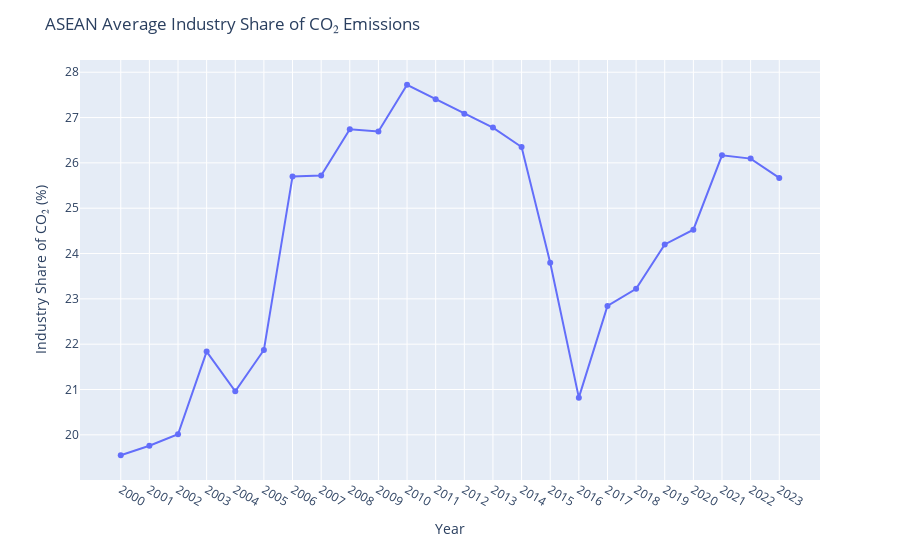

Here is the notebook cell this chart was saved with:
### Markdown cell above
#### 3.2.3 ASEAN Average Industry Share of CO2 Emission

### Code cell
# Convert share to percentage
asean_avg_industry_share_pct = asean_avg_industry_share * 100

fig = px.line(
    x=asean_avg_industry_share_pct.index,
    y=asean_avg_industry_share_pct.values,
    markers=True,
)

fig.update_layout(
    title="ASEAN Average Industry Share of CO₂ Emissions",
    xaxis_title="Year",
    yaxis_title="Industry Share of CO₂ (%)",

)

fig.show()

### Figure 1 — Plotly figure (JSON) as saved in the notebook; plotly's stock layout.template omitted (floating-point values rounded to 4 significant figures)
{"data": [{"hovertemplate": "x=%{x}<br>y=%{y}<extra></extra>", "legendgroup": "", "line": {"color": "#636efa", "dash": "solid"}, "marker": {"symbol": "circle"}, "mode": "lines+markers", "name": "", "orientation": "v", "showlegend": false, "type": "scatter", "x": ["2000", "2001", "2002", "2003", "2004", "2005", "2006", "2007", "2008", "2009", "2010", "2011", "2012", "2013", "2014", "2015", "2016", "2017", "2018", "2019", "2020", "2021", "2022", "2023"], "xaxis": "x", "y": [19.55, 19.76, 20.01, 21.84, 20.96, 21.87, 25.7, 25.72, 26.74, 26.69, 27.72, 27.4, 27.09, 26.78, 26.35, 23.8, 20.82, 22.84, 23.22, 24.2, 24.52, 26.17, 26.09, 25.67], "yaxis": "y"}], "layout": {"legend": {"tracegroupgap": 0}, "margin": {"t": 60}, "title": {"text": "ASEAN Average Industry Share of CO₂ Emissions"}, "xaxis": {"anchor": "y", "domain": [0, 1], "title": {"text": "Year"}}, "yaxis": {"anchor": "x", "domain": [0, 1], "title": {"text": "Industry Share of CO₂ (%)"}}}}
